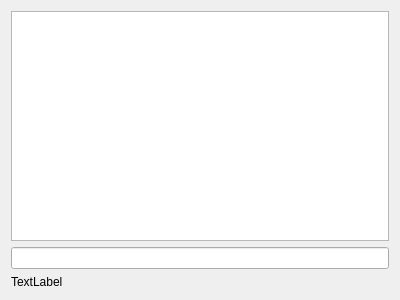
<?xml version="1.0" encoding="UTF-8"?>
<ui version="4.0">
 <class>GUI</class>
 <widget class="QWidget" name="GUI">
  <property name="geometry">
   <rect>
    <x>0</x>
    <y>0</y>
    <width>400</width>
    <height>300</height>
   </rect>
  </property>
  <property name="windowTitle">
   <string>GUI</string>
  </property>
  <layout class="QVBoxLayout" name="verticalLayout">
   <item>
    <widget class="QListWidget" name="listWidget"/>
   </item>
   <item>
    <widget class="QLineEdit" name="lineEdit"/>
   </item>
   <item>
    <widget class="QLabel" name="label">
     <property name="text">
      <string>TextLabel</string>
     </property>
    </widget>
   </item>
  </layout>
 </widget>
 <resources/>
 <connections/>
</ui>
